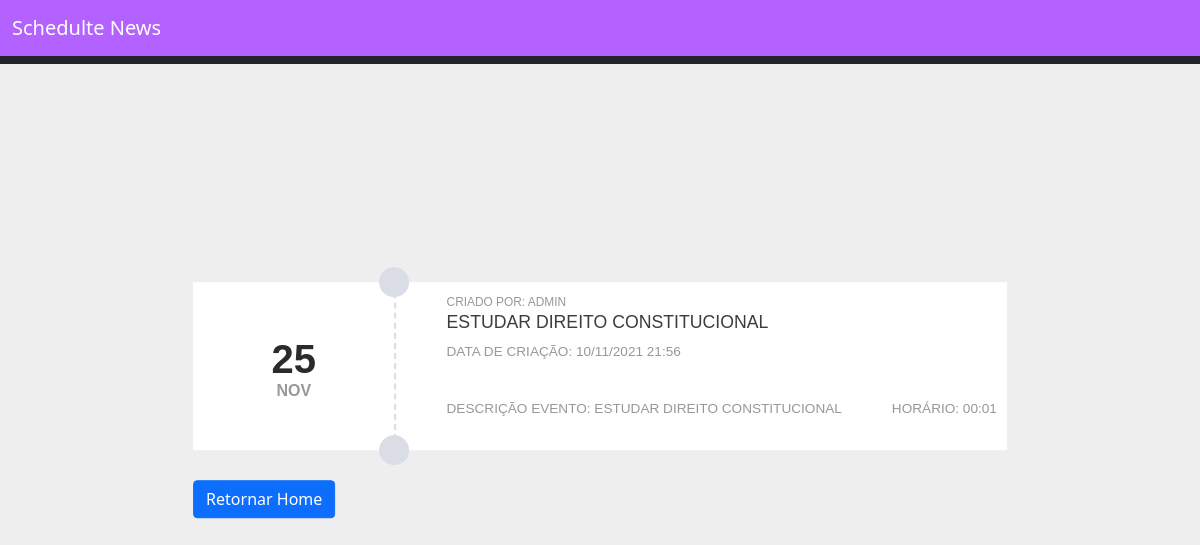
The page /evento/40 (signed in) on the database its author committed.
### core/models/evento.py (models this page shows, shortened)
class Evento(models.Model):
    status_evento = (
        ('P', 'Pendente'),
        ('C', 'Concluído')
    )
    titulo = models.CharField(max_length=100)
    descricao = models.TextField(blank=True, null=True)
    data_evento = DateTimeField(verbose_name='DATA DO EVENTO')
    data_criacao = DateTimeField(verbose_name='DATA DE CRIAÇÃO', auto_now=True)
    status = models.CharField(blank=True, null=True, choices=status_evento, max_length=1)
    usuario = models.ForeignKey(User, on_delete=models.CASCADE) # chave estrangeira
    class Meta:
        db_table = 'evento'
    def get_data_criacao(self):
        hs = self.data_criacao - datetime.timedelta(hours=3)
        return hs.strftime("%d/%m/%Y %H:%M")
    def get_data(self):
        return self.data_evento.strftime('%d')
    def get_mes(self):
        return self.data_evento.strftime('%b')
    def get_data_evento_hora(self):
        hs = self.data_evento - datetime.timedelta(hours=3)
        return hs.strftime("%H:%M")

### core/views/view_crud.py (the view)
# urls.py: path('evento/<id>', view_crud.visualizar),
@login_required(login_url='/login/')
def visualizar(request, id):
    evento = Evento.objects.filter(id=id)
    dados = {'evento': evento}
    return render(request, 'visualizar.html', dados)

### templates/visualizar.html (shortened to what this page needs)
{% extends "model-page.html" %}
{% load static%}
{% block content %}
{% for ev in evento %}
<div>
    <div class="evento-card">
        <article class="card fl-left">
            <section class="date">
                <time datetime="23th feb">
                    <span>{{ ev.get_data }}</span><span>{{ ev.get_mes }}</span>
                </time>
            </section>
            <section class="card-cont">
                <small>Criado por: {{ ev.usuario }}</small>
                <h3>{{ ev.titulo }}</h3>
                <div class="even-date">
                    <time>
                        <span>Data de criação: {{ ev.get_data_criacao }}</span>
                    </time>
                </div>
                <div class="even-info">
                    <p>
                        Descrição Evento: {{ ev.descricao }}
                    </p>
                    <span>Horário: {{ ev.get_data_evento_hora }}</span>
                </div>
            </section>
        </article>
        <div style="margin-top: 30px;">
            <a href="/home/">
                <button type="button" class="btn btn-primary">Retornar Home</button>
            </a>
        </div>
    </div>
</div>
{% endfor %}
{% endblock %}

### static/css/evento.css (style rules this page uses)
body { background:#eee; }
a { color: #3498db; outline: none!important; }
.card { display: table-row; width: 49%; background-color: #fff; color: #989898; margin-bottom: 10px; font-family: 'Oswald', sans-serif; text-transform: uppercase; border-radius: 4px; position: relative }
.date { display: table-cell; width: 25%; position: relative; text-align: center; border-right: 2px dashed #dadde6 }
.date:before, .date:after { content: ""; display: block; width: 30px; height: 30px; background-color: #DADDE6; position: absolute; top: -15px; right: -15px; z-index: 1; border-radius: 50% }
.date:after { top: auto; bottom: -15px }
.date time { display: block; position: absolute; top: 50%; left: 50%; -webkit-transform: translate(-50%, -50%); -ms-transform: translate(-50%, -50%); transform: translate(-50%, -50%) }
.date time span { display: block }
.date time span:first-child { color: #2b2b2b; font-weight: 600; font-size: 250% }
.date time span:last-child { text-transform: uppercase; font-weight: 600; margin-top: -10px }
.card-cont { display: table-cell; width: 75%; font-size: 85%; padding: 10px 10px 30px 50px }
.card-cont h3 { color: #3C3C3C; font-size: 130% }
.card-cont>div { display: table-row }
.card-cont .even-date i, .card-cont .even-info i, .card-cont .even-date time, .card-cont .even-info p { display: table-cell }
.card-cont .even-info p { padding: 30px 50px 0 0 }
.card-cont .even-date time span { display: block }
.evento-card { position: absolute; top: 50%; left: 50%; margin-right: -50%; transform: translate(-50%, -50%) }

### rows shown on the page
Evento: get_data "25", get_mes "NOV", usuario "ADMIN", titulo "ESTUDAR DIREITO CONSTITUCIONAL", get_data_criacao "10/11/2021 21:56", descricao "ESTUDAR DIREITO CONSTITUCIONAL", get_data_evento_hora "00:01"
